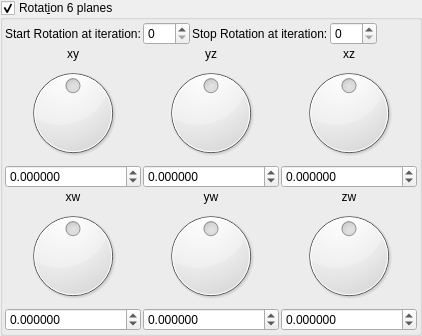
    <widget class="MyGroupBox" name="groupCheck_transf_function_enabledR_false">
     <property name="toolTip">
      <string/>
     </property>
     <property name="title">
      <string>Rotat&amp;ion 6 planes</string>
     </property>
     <property name="checkable">
      <bool>true</bool>
     </property>
     <layout class="QVBoxLayout" name="verticalLayout_31" stretch="0,0,0">
      <property name="spacing">
       <number>2</number>
      </property>
      <property name="leftMargin">
       <number>2</number>
      </property>
      <property name="topMargin">
       <number>2</number>
      </property>
      <property name="rightMargin">
       <number>2</number>
      </property>
      <property name="bottomMargin">
       <number>2</number>
      </property>
      <item>
       <layout class="QGridLayout" name="gridLayout_66">
        <property name="spacing">
         <number>2</number>
        </property>
        <item row="0" column="3">
         <widget class="MySpinBox" name="spinboxInt_transf_stop_iterations_R">
          <property name="sizePolicy">
           <sizepolicy hsizetype="Minimum" vsizetype="Maximum">
            <horstretch>0</horstretch>
            <verstretch>0</verstretch>
           </sizepolicy>
          </property>
          <property name="maximum">
           <number>250</number>
          </property>
         </widget>
        </item>
        <item row="0" column="2">
         <widget class="QLabel" name="label_248">
          <property name="text">
           <string>Stop Rotation at iteration:</string>
          </property>
         </widget>
        </item>
        <item row="0" column="0">
         <widget class="QLabel" name="label_249">
          <property name="text">
           <string>Start Rotation at iteration:</string>
          </property>
         </widget>
        </item>
        <item row="0" column="1">
         <widget class="MySpinBox" name="spinboxInt_transf_start_iterations_R">
          <property name="sizePolicy">
           <sizepolicy hsizetype="Minimum" vsizetype="Maximum">
            <horstretch>0</horstretch>
            <verstretch>0</verstretch>
           </sizepolicy>
          </property>
          <property name="maximum">
           <number>250</number>
          </property>
         </widget>
        </item>
        <item row="0" column="5">
         <spacer name="horizontalSpacer_36">
          <property name="orientation">
           <enum>Qt::Horizontal</enum>
          </property>
          <property name="sizeHint" stdset="0">
           <size>
            <width>40</width>
            <height>20</height>
           </size>
          </property>
         </spacer>
        </item>
       </layout>
      </item>
      <item>
       <layout class="QGridLayout" name="gridLayout_11">
        <property name="spacing">
         <number>2</number>
        </property>
        <item row="3" column="1">
         <widget class="MyDoubleSpinBox" name="spinboxd3_transf_rotation44a_y">
          <property name="sizePolicy">
           <sizepolicy hsizetype="Minimum" vsizetype="Maximum">
            <horstretch>0</horstretch>
            <verstretch>0</verstretch>
           </sizepolicy>
          </property>
          <property name="prefix">
           <string/>
          </property>
          <property name="suffix">
           <string/>
          </property>
          <property name="decimals">
           <number>6</number>
          </property>
          <property name="minimum">
           <double>-180.000000000000000</double>
          </property>
          <property name="maximum">
           <double>180.000000000000000</double>
          </property>
          <property name="singleStep">
           <double>1.000000000000000</double>
          </property>
         </widget>
        </item>
        <item row="1" column="0">
         <widget class="QLabel" name="label_40">
          <property name="text">
           <string notr="true">xy</string>
          </property>
          <property name="alignment">
           <set>Qt::AlignCenter</set>
          </property>
         </widget>
        </item>
        <item row="1" column="1">
         <widget class="QLabel" name="label_38">
          <property name="text">
           <string notr="true">yz</string>
          </property>
          <property name="alignment">
           <set>Qt::AlignCenter</set>
          </property>
         </widget>
        </item>
        <item row="3" column="2">
         <widget class="MyDoubleSpinBox" name="spinboxd3_transf_rotation44a_z">
          <property name="sizePolicy">
           <sizepolicy hsizetype="Minimum" vsizetype="Maximum">
            <horstretch>0</horstretch>
            <verstretch>0</verstretch>
           </sizepolicy>
          </property>
          <property name="prefix">
           <string/>
          </property>
          <property name="suffix">
           <string/>
          </property>
          <property name="decimals">
           <number>6</number>
          </property>
          <property name="minimum">
           <double>-180.000000000000000</double>
          </property>
          <property name="maximum">
           <double>180.000000000000000</double>
          </property>
          <property name="singleStep">
           <double>1.000000000000000</double>
          </property>
         </widget>
        </item>
        <item row="1" column="2">
         <widget class="QLabel" name="label_37">
          <property name="text">
           <string notr="true">xz</string>
          </property>
          <property name="alignment">
           <set>Qt::AlignCenter</set>
          </property>
         </widget>
        </item>
        <item row="2" column="1">
         <widget class="QDial" name="dial3_transf_rotation44a_y">
          <property name="minimum">
           <number>-18000</number>
          </property>
          <property name="maximum">
           <number>18000</number>
          </property>
          <property name="wrapping">
           <bool>true</bool>
          </property>
         </widget>
        </item>
        <item row="2" column="2">
         <widget class="QDial" name="dial3_transf_rotation44a_z">
          <property name="minimum">
           <number>-18000</number>
          </property>
          <property name="maximum">
           <number>18000</number>
          </property>
          <property name="wrapping">
           <bool>true</bool>
          </property>
         </widget>
        </item>
        <item row="2" column="0">
         <widget class="QDial" name="dial3_transf_rotation44a_x">
          <property name="minimum">
           <number>-18000</number>
          </property>
          <property name="maximum">
           <number>18000</number>
          </property>
          <property name="wrapping">
           <bool>true</bool>
          </property>
         </widget>
        </item>
        <item row="3" column="0">
         <widget class="MyDoubleSpinBox" name="spinboxd3_transf_rotation44a_x">
          <property name="sizePolicy">
           <sizepolicy hsizetype="Minimum" vsizetype="Maximum">
            <horstretch>0</horstretch>
            <verstretch>0</verstretch>
           </sizepolicy>
          </property>
          <property name="prefix">
           <string/>
          </property>
          <property name="suffix">
           <string/>
          </property>
          <property name="decimals">
           <number>6</number>
          </property>
          <property name="minimum">
           <double>-180.000000000000000</double>
          </property>
          <property name="maximum">
           <double>180.000000000000000</double>
          </property>
          <property name="singleStep">
           <double>1.000000000000000</double>
          </property>
         </widget>
        </item>
       </layout>
      </item>
      <item>
       <layout class="QGridLayout" name="gridLayout_14">
        <property name="spacing">
         <number>2</number>
        </property>
        <item row="1" column="2">
         <widget class="QLabel" name="label_48">
          <property name="text">
           <string notr="true">zw</string>
          </property>
          <property name="alignment">
           <set>Qt::AlignCenter</set>
          </property>
         </widget>
        </item>
        <item row="3" column="2">
         <widget class="MyDoubleSpinBox" name="spinboxd3_transf_rotation44b_z">
          <property name="sizePolicy">
           <sizepolicy hsizetype="Minimum" vsizetype="Maximum">
            <horstretch>0</horstretch>
            <verstretch>0</verstretch>
           </sizepolicy>
          </property>
          <property name="prefix">
           <string/>
          </property>
          <property name="suffix">
           <string/>
          </property>
          <property name="decimals">
           <number>6</number>
          </property>
          <property name="minimum">
           <double>-180.000000000000000</double>
          </property>
          <property name="maximum">
           <double>180.000000000000000</double>
          </property>
          <property name="singleStep">
           <double>1.000000000000000</double>
          </property>
         </widget>
        </item>
        <item row="2" column="2">
         <widget class="QDial" name="dial3_transf_rotation44b_z">
          <property name="minimum">
           <number>-18000</number>
          </property>
          <property name="maximum">
           <number>18000</number>
          </property>
          <property name="wrapping">
           <bool>true</bool>
          </property>
         </widget>
        </item>
        <item row="1" column="1">
         <widget class="QLabel" name="label_49">
          <property name="text">
           <string notr="true">yw</string>
          </property>
          <property name="alignment">
           <set>Qt::AlignCenter</set>
          </property>
         </widget>
        </item>
        <item row="3" column="1">
         <widget class="MyDoubleSpinBox" name="spinboxd3_transf_rotation44b_y">
          <property name="sizePolicy">
           <sizepolicy hsizetype="Minimum" vsizetype="Maximum">
            <horstretch>0</horstretch>
            <verstretch>0</verstretch>
           </sizepolicy>
          </property>
          <property name="prefix">
           <string/>
          </property>
          <property name="suffix">
           <string/>
          </property>
          <property name="decimals">
           <number>6</number>
          </property>
          <property name="minimum">
           <double>-180.000000000000000</double>
          </property>
          <property name="maximum">
           <double>180.000000000000000</double>
          </property>
          <property name="singleStep">
           <double>1.000000000000000</double>
          </property>
         </widget>
        </item>
        <item row="1" column="0">
         <widget class="QLabel" name="label_50">
          <property name="text">
           <string notr="true">xw</string>
          </property>
          <property name="alignment">
           <set>Qt::AlignCenter</set>
          </property>
         </widget>
        </item>
        <item row="2" column="1">
         <widget class="QDial" name="dial3_transf_rotation44b_y">
          <property name="minimum">
           <number>-18000</number>
          </property>
          <property name="maximum">
           <number>18000</number>
          </property>
          <property name="wrapping">
           <bool>true</bool>
          </property>
         </widget>
        </item>
        <item row="2" column="0">
         <widget class="QDial" name="dial3_transf_rotation44b_x">
          <property name="minimum">
           <number>-18000</number>
          </property>
          <property name="maximum">
           <number>18000</number>
          </property>
          <property name="wrapping">
           <bool>true</bool>
          </property>
         </widget>
        </item>
        <item row="3" column="0">
         <widget class="MyDoubleSpinBox" name="spinboxd3_transf_rotation44b_x">
          <property name="sizePolicy">
           <sizepolicy hsizetype="Minimum" vsizetype="Maximum">
            <horstretch>0</horstretch>
            <verstretch>0</verstretch>
           </sizepolicy>
          </property>
          <property name="prefix">
           <string/>
          </property>
          <property name="suffix">
           <string/>
          </property>
          <property name="decimals">
           <number>6</number>
          </property>
          <property name="minimum">
           <double>-180.000000000000000</double>
          </property>
          <property name="maximum">
           <double>180.000000000000000</double>
          </property>
          <property name="singleStep">
           <double>1.000000000000000</double>
          </property>
         </widget>
        </item>
       </layout>
      </item>
     </layout>
    </widget>
